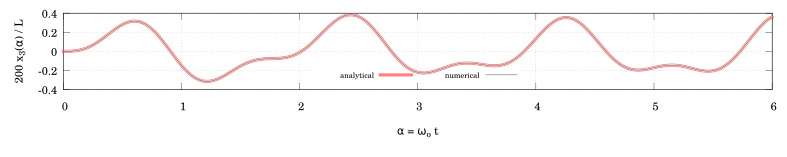

This chart was generated by the following gnuplot code:
reset

set term pdfcairo enhanced color solid size 20cm,04cm font "TeXGyreSchola,6"
set out 'comparison.pdf'

set dummy a
set xrange [0:6]
set xlabel '{/Symbol a} = {/Symbol w}_o t' font ",6"
set ylabel '200 x_3({/Symbol a}) / L' font ",6"
set ytics 0.2
set mxtics 0.1
wf=        7.0;w1=+1.191108;     w2=+1.77818;   w3=+3.3330414
cf=-0.11692366;c1=-0.00070510474;c2=-0.02192027;c3=+0.2574789

set grid; set samples 1000; set key center bottom horizontal font ',04'

plot cf*sin(wf*a)+c1*sin(w1*a)+c2*sin(w2*a)+c3*sin(w3*a) \
     lw 9  lc rgb '#ff8080' t 'analytical', \
     cf*sin(wf*a)+c1*sin(w1*a)+c2*sin(w2*a)+c3*sin(w3*a) \
     lw 04  lc rgb '#ffffff' t '', \
     'num_res.dat' u 1:04 w l lw 1  lc 'black' t 'numerical'

set out
